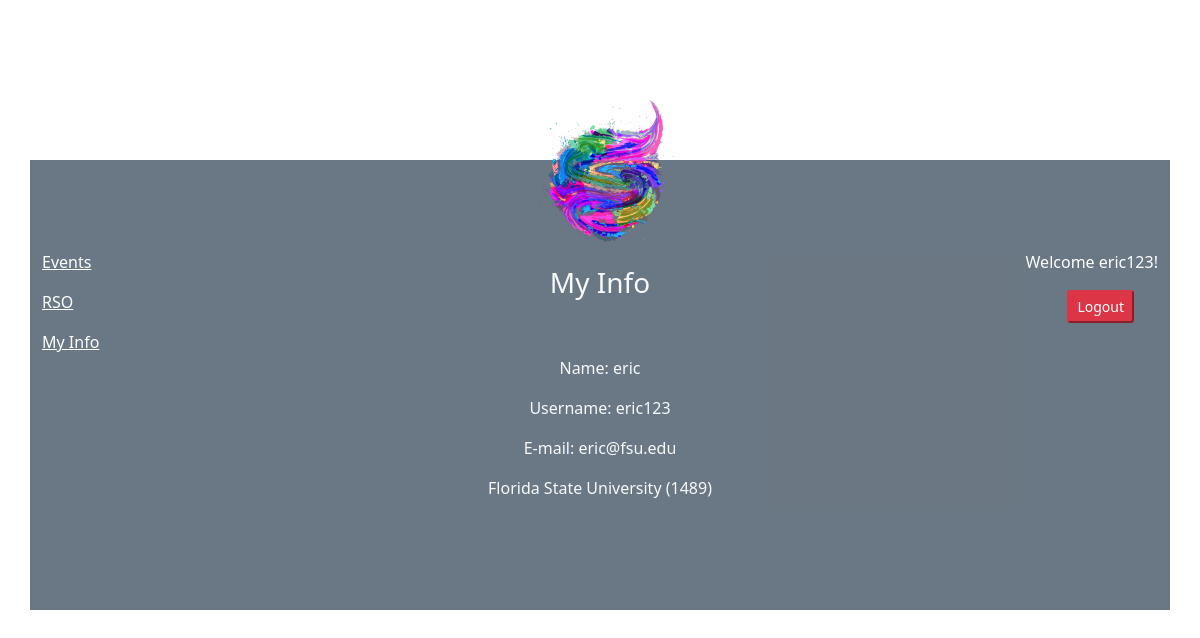
/university_events/myinfo.php (signed in), run on the app's committed database.
### tables this page shows
CREATE TABLE IF NOT EXISTS `users` (
  `userID` int(10) NOT NULL AUTO_INCREMENT,
  `password` varchar(11) NOT NULL,
  `email` varchar(30) NOT NULL,
  `name` varchar(15) NOT NULL,
  `uname` varchar(15) NOT NULL,
  `uid` int(10) NOT NULL,
  PRIMARY KEY (`userID`)
);

CREATE TABLE IF NOT EXISTS `university` (
  `uniID` int(10) NOT NULL AUTO_INCREMENT,
  `name` varchar(30) NOT NULL,
  `description` varchar(500) NOT NULL,
  `studentpop` int(100) NOT NULL,
  `phone` varchar(15) NOT NULL,
  PRIMARY KEY (`uniID`)
);

### university_events/myinfo.php (the view, shortened to what this page needs)
<?php
	$connection =  mysqli_connect("localhost", "root","");
?>
<!DOCTYPE html>
<html>
<head>
	<link rel="stylesheet" a href="loginpage.css">
	<link rel="stylesheet" a href="font-awesome.min.css">
	<link href="https://cdn.jsdelivr.net/npm/bootstrap@5.1.3/dist/css/bootstrap.min.css" rel="stylesheet">
</head>
<body>
	<?php
	$sql="SELECT userID,uid FROM users WHERE uname='".$_SESSION['uname']."'";
	$result = mysqli_query($connection,$sql);
	$info = mysqli_fetch_all($result, MYSQLI_ASSOC);
	foreach($info as $info)
	{
		$uid = $info['uid'];
	}?>
	<?php if(!empty($_SESSION['uname'])){?>
	<div class="container text-light">
		<a href="index.php"><img src="logo.png"/></a>
		<div class="row">
			<div class="col-md-2">
				<div class="d-sm-flex justify-content-start"><a style="color:white;" href="events.php"<p>Events</p></a></div>
				<div class="d-sm-flex justify-content-start"><a style="color:white;" href="rso.php"<p>RSO</p></a></div>
				<div class="d-sm-flex justify-content-start"><a style="color:white;" href="myinfo.php"<p>My Info</p></a></div>
			</div>
			<div class="col-md pt-3">
				<div class="pb-5"><h3>My Info</h3></div>
				<?php
					$sql="SELECT name,uname,email,uid FROM users WHERE uname='".$_SESSION['uname']."'";
					$result = mysqli_query($connection,$sql);
					$info = mysqli_fetch_all($result, MYSQLI_ASSOC);
					foreach($info as $info){?>
						<p>Name: <?php echo htmlspecialchars($info['name']);?></p>
						<p>Username: <?php echo htmlspecialchars($info['uname']);?></p>
						<p>E-mail: <?php echo htmlspecialchars($info['email']);?></p>
						<?php
							$sql="SELECT name FROM university WHERE uniID='".$uid."'";
							$result = mysqli_query($connection,$sql);
							$infouid = mysqli_fetch_all($result, MYSQLI_ASSOC);
							foreach($infouid as $infouid){?>
								<p><?php echo htmlspecialchars($infouid['name']);
								echo ' (';
								echo htmlspecialchars($info['uid']);
								echo ')'?></p>
							<?php }?>
					<?php }?>
			</div>
			<div class="col-md-2">
				<div class="d-sm-flex justify-content-end">
					<p style="color:white;">Welcome <?php echo $_SESSION['uname'];?>!</p>
				</div>
				<div class="d-sm-flex justify-content-end px-4">
					<form method="post">
						<button class="btn-sm btn-danger" name="logout">Logout</button>
				</div>
			</div>
		</div>
	</div>
	<?php }?>
</body>
</html>

### university_events/loginpage.css (style rules this page uses)
body { margin: 0 auto; background-image: url("loginbg.png"); background-repeat: no-repeat; background-size: 100% 1080px; }
.container { width: 500px; height: 450px; text-align: center; margin: 0 auto; background-color: rgba(44, 62, 80,0.7); margin-top: 160px; }
.container img { width: 150px; height: 150px; margin-top: -60px; }

### data on the page
users: name "eric", uname "eric123", email "eric@fsu.edu", uid "1489"
university: name "Florida State University"

### other printed values
$_SESSION['uname'] "eric123"
